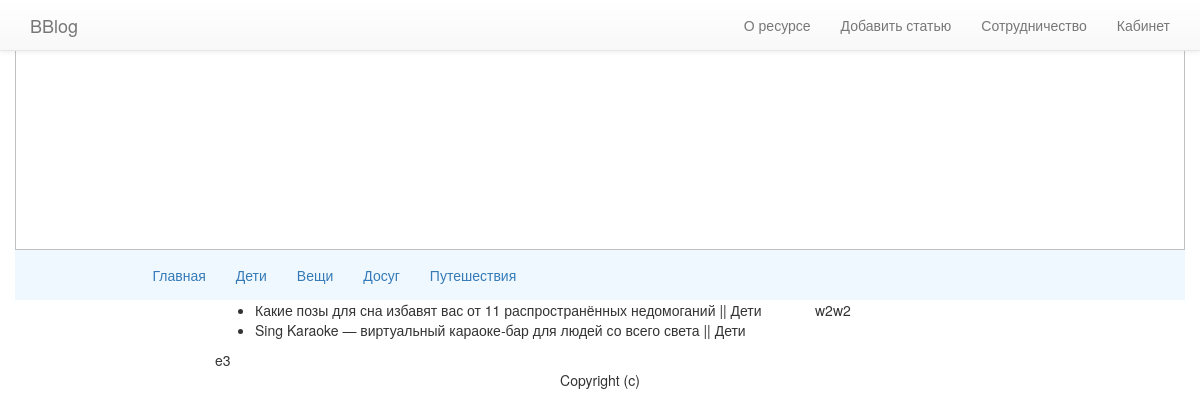
/childs/, run on an earlier commit of the app's database.
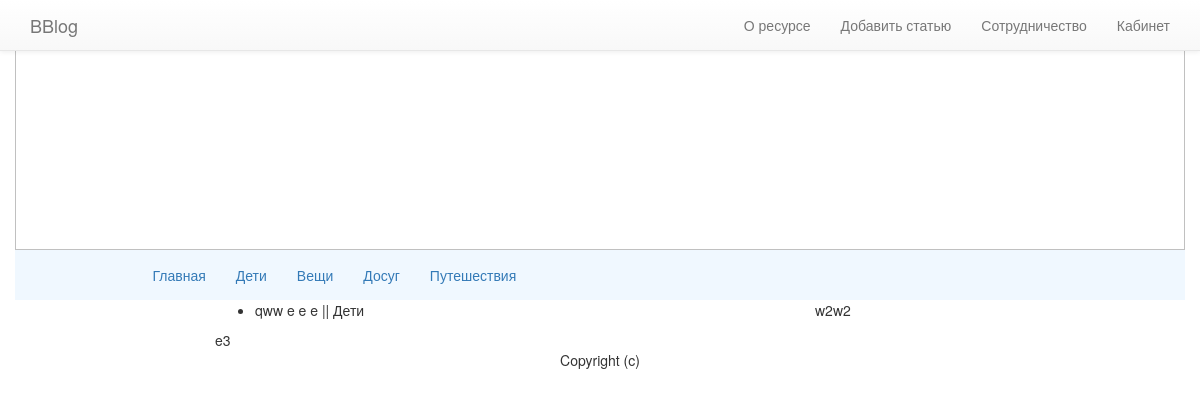
And on a later commit of the database.
### news/models.py (models this page shows, shortened)
class SingleNews(models.Model):
    user = models.ForeignKey(settings.AUTH_USER_MODEL, blank=True, null=True)
    title = models.CharField(max_length=120, blank=False)
    previewText = models.TextField(max_length=260, blank=True)
    fullText = models.TextField()
    publish = models.DateField(auto_now=False, auto_now_add=False)
    updated = models.DateTimeField(auto_now=True, auto_now_add=False)
    timestamp = models.DateTimeField(auto_now=False, auto_now_add=True)
    slug = models.SlugField(unique=True)
    image = models.ImageField(upload_to=upload_location,
                              null=True, blank=True,
                              height_field='height_field',
                              width_field='width_field')
    height_field = models.IntegerField(default=0)
    width_field = models.IntegerField(default=0)
    CH = u'Дети'
    TH = u'Вещи'
    DS = u'Досуг'
    TR = u'Путешествия'
    CATEGORY_CHOICES = (
        (CH, u'Дети'),
        (TH, u'Вещи'),
        (DS, u'Досуг'),
        (TR, u'Путешествия'),
    )
    category = models.CharField(max_length=40, choices=CATEGORY_CHOICES, default=CH)
    objects = PostManager()

### news/views.py (the view)
# urls.py: url(r'^childs/$', ChildListView.as_view()),
class ChildListView(ListView):
    queryset = SingleNews.objects.all().filter(category__iexact=u"Дети")
    template_name = 'childs.html'

### templates/childs.html
{% extends "base.html" %}
{% block content %}
    <ul>
        {% for obj in object_list %}
            <li>{{ obj.title }} || {{ obj.category }}</li>
        {% endfor %}
    </ul>
{% endblock content %}

What changed in the data, as far as the page shows it:
removed SingleNews: title "Какие позы для сна избавят вас от 11 распространённых недомоганий", category "Дети"
removed SingleNews: title "Sing Karaoke — виртуальный караоке-бар для людей со всего света", category "Дети"
now on this page (row edited): SingleNews: title "qww e e e", category "Дети"
